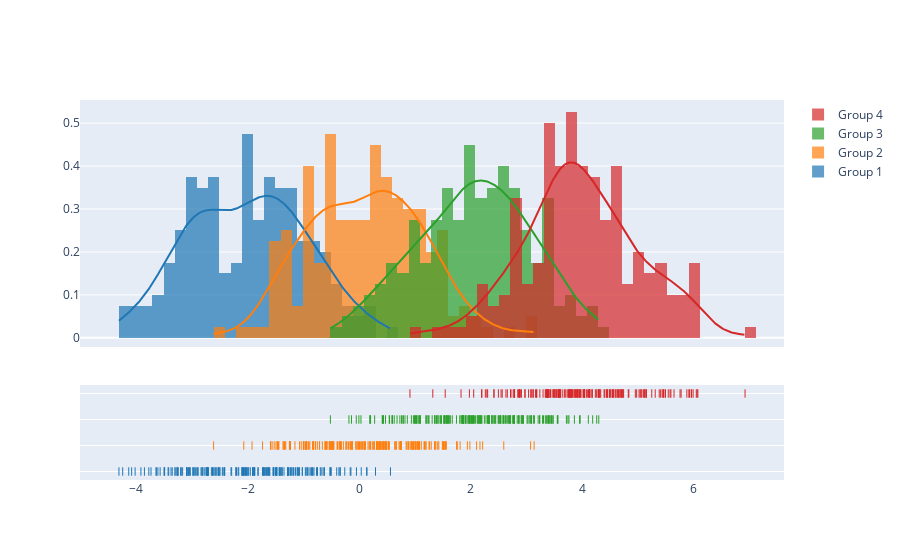

Notebook source saved alongside this figure:
### Code cell
import plotly.figure_factory as ff

# Add histogram data
x1 = np.random.randn(200) - 2
x2 = np.random.randn(200)
x3 = np.random.randn(200) + 2
x4 = np.random.randn(200) + 4

# Group data together
hist_data = [x1, x2, x3, x4]

group_labels = ['Group 1', 'Group 2', 'Group 3', 'Group 4']

# Create distplot with custom bin_size
fig = ff.create_distplot(hist_data, group_labels, bin_size=.2)
fig.show()

### Figure 1 — Plotly figure (JSON) as saved in the notebook; plotly's stock layout.template omitted (floating-point values rounded to 4 significant figures; data arrays with more than 128 entries replaced by an {"elided": "..."} marker saying what was removed)
{"data": [{"autobinx": false, "histnorm": "probability density", "legendgroup": "Group 1", "marker": {"color": "rgb(31, 119, 180)"}, "name": "Group 1", "opacity": 0.7, "type": "histogram", "x": {"elided": "200 float values"}, "xaxis": "x", "xbins": {"end": 0.5602, "size": 0.2, "start": -4.307}, "yaxis": "y"}, {"autobinx": false, "histnorm": "probability density", "legendgroup": "Group 2", "marker": {"color": "rgb(255, 127, 14)"}, "name": "Group 2", "opacity": 0.7, "type": "histogram", "x": {"elided": "200 float values"}, "xaxis": "x", "xbins": {"end": 3.135, "size": 0.2, "start": -2.61}, "yaxis": "y"}, {"autobinx": false, "histnorm": "probability density", "legendgroup": "Group 3", "marker": {"color": "rgb(44, 160, 44)"}, "name": "Group 3", "opacity": 0.7, "type": "histogram", "x": {"elided": "200 float values"}, "xaxis": "x", "xbins": {"end": 4.294, "size": 0.2, "start": -0.5169}, "yaxis": "y"}, {"autobinx": false, "histnorm": "probability density", "legendgroup": "Group 4", "marker": {"color": "rgb(214, 39, 40)"}, "name": "Group 4", "opacity": 0.7, "type": "histogram", "x": {"elided": "200 float values"}, "xaxis": "x", "xbins": {"end": 6.916, "size": 0.2, "start": 0.9094}, "yaxis": "y"}, {"legendgroup": "Group 1", "marker": {"color": "rgb(31, 119, 180)"}, "mode": "lines", "name": "Group 1", "showlegend": false, "type": "scatter", "x": {"elided": "500 float values"}, "xaxis": "x", "y": {"elided": "500 float values"}, "yaxis": "y"}, {"legendgroup": "Group 2", "marker": {"color": "rgb(255, 127, 14)"}, "mode": "lines", "name": "Group 2", "showlegend": false, "type": "scatter", "x": {"elided": "500 float values"}, "xaxis": "x", "y": {"elided": "500 float values"}, "yaxis": "y"}, {"legendgroup": "Group 3", "marker": {"color": "rgb(44, 160, 44)"}, "mode": "lines", "name": "Group 3", "showlegend": false, "type": "scatter", "x": {"elided": "500 float values"}, "xaxis": "x", "y": {"elided": "500 float values"}, "yaxis": "y"}, {"legendgroup": "Group 4", "marker": {"color": "rgb(214, 39, 40)"}, "mode": "lines", "name": "Group 4", "showlegend": false, "type": "scatter", "x": {"elided": "500 float values"}, "xaxis": "x", "y": {"elided": "500 float values"}, "yaxis": "y"}, {"legendgroup": "Group 1", "marker": {"color": "rgb(31, 119, 180)", "symbol": "line-ns-open"}, "mode": "markers", "name": "Group 1", "showlegend": false, "type": "scatter", "x": {"elided": "200 float values"}, "xaxis": "x", "y": {"elided": "200 str values"}, "yaxis": "y2"}, {"legendgroup": "Group 2", "marker": {"color": "rgb(255, 127, 14)", "symbol": "line-ns-open"}, "mode": "markers", "name": "Group 2", "showlegend": false, "type": "scatter", "x": {"elided": "200 float values"}, "xaxis": "x", "y": {"elided": "200 str values"}, "yaxis": "y2"}, {"legendgroup": "Group 3", "marker": {"color": "rgb(44, 160, 44)", "symbol": "line-ns-open"}, "mode": "markers", "name": "Group 3", "showlegend": false, "type": "scatter", "x": {"elided": "200 float values"}, "xaxis": "x", "y": {"elided": "200 str values"}, "yaxis": "y2"}, {"legendgroup": "Group 4", "marker": {"color": "rgb(214, 39, 40)", "symbol": "line-ns-open"}, "mode": "markers", "name": "Group 4", "showlegend": false, "type": "scatter", "x": {"elided": "200 float values"}, "xaxis": "x", "y": {"elided": "200 str values"}, "yaxis": "y2"}], "layout": {"barmode": "overlay", "hovermode": "closest", "legend": {"traceorder": "reversed"}, "xaxis": {"anchor": "y2", "domain": [0.0, 1.0], "zeroline": false}, "yaxis": {"anchor": "free", "domain": [0.35, 1], "position": 0.0}, "yaxis2": {"anchor": "x", "domain": [0, 0.25], "dtick": 1, "showticklabels": false}}}
